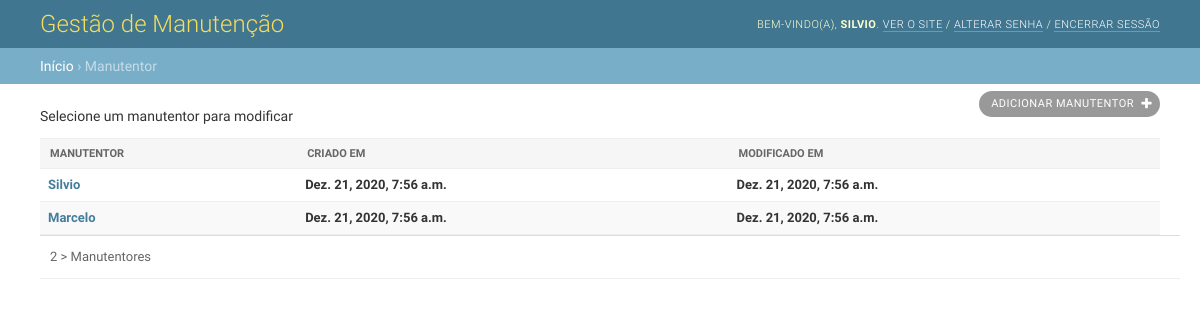
The page /manutentor/ on the database its author committed.
### core/models.py (models this page shows, shortened)
class Base(models.Model):
    create = models.DateTimeField(auto_now_add=True)
    update = models.DateTimeField(auto_now=True)

class Manutencao(Base):
    funcao_choices = [
        ('eletric', 'Eletricista'),
        ('macanic', 'Mecânico'),
        ('lub', 'Lubrificador'),
        ('aut', 'Automação'),
        ('refri', 'Refrigeração'),
        ('aux_eletric', 'Auxiliar Eletricista'),
        ('aux_mecanic', 'Auxiliar Mecânico'),
        ('aux_refri', 'Auxiliar Refrigeração'),
    ]
    Nome = models.CharField(verbose_name='Nome do Manutentor', max_length=50)
    funcao = models.CharField(
        verbose_name='Função do Manutentor',
        max_length=25,
        choices=funcao_choices,
        default='eletric',
        )

class Base(models.Model):
    create = models.DateTimeField(auto_now_add=True)
    update = models.DateTimeField(auto_now=True)

### core/views.py (the view)
# urls.py: path('manutentor/', manutentor, name='manutencao'),
def manutentor(request):
    dados = Manutencao.objects.all()
    context = {
        'dados': dados,
    }
    return render(request, 'ordem/manutentor.html', context)

### core/templates/ordem/manutentor.html (shortened to what this page needs)
{% extends 'ordem/base.html' %}
{% block breadcrumbs %}
    <a href="#">Início</a>
    &rsaquo; Manutentor
{% endblock %}
{% block main %}
<div class="main shifted" id="main">
    <div class="content">
      <div id="content" class="flex">
        <p>Selecione um manutentor para modificar</p>
        <div id="content-main">
          <ul class="object-tools">
            <li>
              <a href="{% url 'manutencao_add' %}" class="addlink">
                Adicionar manutentor
              </a>
            </li>
          </ul>
          <div class="module" id="changelist">
            <div class="changelist-form-container">
              <form id="changelist-form" method="post" novalidate>
                <div class="container">
                  <table id="result_list">
                    <thead>
                      <tr>
                        <th scope="col"  class="">
                          <div class="text"><span>Manutentor</span></div>
                        </th>
                        <th scope="col"  class="">
                          <div class="text"><span>Criado em</span></div>
                        </th>
                        <th scope="col"  class="">
                          <div class="text"><span>Modificado em</span></div>
                        </th>
                      </tr>
                    </thead>
                    <tbody>
                      {% for dados in dados %}
                      <tr>
                          <th class="">
                            <a href="{% url 'manutentor_update' dados.id %}">{{ dados.Nome }}</a>
                          </th>
                          <th class="">
                            <a>{{ dados.create }}</a>
                          </th>
                          <th class="">
                            <a>{{ dados.update }}</a>
                          </th>
                      </tr>
                      {% endfor %}
                    </tbody>
                  </table>
                  <p class="paginator">
                    {% if dados.count == 1 %}
                    <span>{{ dados.count }} > Manutentor</span>
                    {% else %}
                      <span>{{ dados.count }} > Manutentores</span>
                    {% endif %}
                  </p>
                </div>
              </form>
            </div>
          </div>
        </div>
        <br class="clear">
        </div>
        </div>
      </div>
    </div>
{% endblock %}

### core/static/css/base.css (style rules this page uses)
html, body { height: 100%; }
body { margin: 0; padding: 0; font-size: 14px; font-family: "Roboto","Lucida Grande","DejaVu Sans","Bitstream Vera Sans",Verdana,Arial,sans-serif; color: #333; background: #fff; }
a:link, a:visited { color: #447e9b; text-decoration: none; }
p, ol, ul, dl { margin: .2em 0 .8em 0; }
p { padding: 0; line-height: 140%; }
ul > li { list-style-type: square; padding: 1px 0; }
li, dt, dd { font-size: 13px; line-height: 20px; }
form { margin: 0; padding: 0; }
table { border-collapse: collapse; border-color: #ccc; }
td, th { font-size: 13px; line-height: 16px; border-bottom: 1px solid #eee; vertical-align: top; padding: 8px; font-family: "Roboto", "Lucida Grande", Verdana, Arial, sans-serif; }
th { font-weight: 600; text-align: left; }
thead th, tfoot td { color: #666; padding: 5px 10px; font-size: 11px; background: #fff; border: none; border-top: 1px solid #eee; border-bottom: 1px solid #eee; }
tr:nth-child(odd), .row-form-errors { background: #fff; }
tr:nth-child(even), tr:nth-child(even) .errorlist, tr:nth-child(odd) + .row-form-errors, tr:nth-child(odd) + .row-form-errors .errorlist { background: #f9f9f9; }
thead th { padding: 5px 10px; line-height: normal; text-transform: uppercase; background: #f6f6f6; }
table thead th .text span { padding: 8px 10px; display: block; }
.module { border: none; margin-bottom: 30px; background: #fff; }
.module p, .module ul, .module h3, .module h4, .module dl, .module pre { padding-left: 10px; padding-right: 10px; }
.module table { border-collapse: collapse; }
div.breadcrumbs a { color: #fff; }
.addlink { padding-left: 16px; background: url(../img/icon-addlink.svg) 0 1px no-repeat; }
.object-tools { font-size: 10px; font-weight: bold; padding-left: 0; float: right; position: relative; margin-top: -48px; }
.object-tools li { display: block; float: left; margin-left: 5px; height: 16px; }
.object-tools a { border-radius: 15px; }
.object-tools a:link, .object-tools a:visited { display: block; float: left; padding: 3px 12px; background: #999; font-weight: 400; font-size: 11px; text-transform: uppercase; letter-spacing: 0.5px; color: #fff; }
.object-tools a.viewsitelink, .object-tools a.golink,.object-tools a.addlink { background-repeat: no-repeat; background-position: right 7px center; padding-right: 26px; }
.object-tools a.addlink { background-image: url(../img/tooltag-add.svg); }
#container > div { flex-shrink: 0; }
#container > .main { display: flex; flex: 1 0 auto; }
.main > .content { flex: 1 0; max-width: 100%; }
#content { padding: 20px 40px; }
#content-main { float: left; width: 100%; }

### core/static/css/changelists.css (style rules this page uses)
#changelist { display: flex; align-items: flex-start; justify-content: space-between; }
#changelist .changelist-form-container { flex: 1 1 auto; min-width: 0; }
#changelist table { width: 100%; }
#changelist .paginator { color: #666; border-bottom: 1px solid #eee; background: #fff; overflow: hidden; }
#changelist table thead th { padding: 0; white-space: nowrap; vertical-align: middle; }
.paginator { font-size: 13px; padding-top: 10px; padding-bottom: 10px; line-height: 22px; margin: 0; border-top: 1px solid #ddd; width: 100%; }

### rows shown on the page
Manutencao: Nome "Silvio", create "Dez. 21, 2020, 7:56 a.m.", update "Dez. 21, 2020, 7:56 a.m."
Manutencao: Nome "Marcelo", create "Dez. 21, 2020, 7:56 a.m.", update "Dez. 21, 2020, 7:56 a.m."

### other values the page prints
{{ dados.count }} "2"
